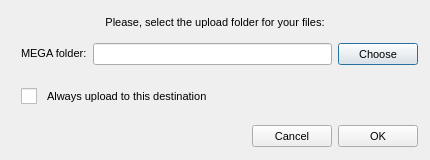
<?xml version="1.0" encoding="UTF-8"?>
<ui version="4.0">
 <class>UploadToMegaDialog</class>
 <widget class="QDialog" name="UploadToMegaDialog">
  <property name="geometry">
   <rect>
    <x>0</x>
    <y>0</y>
    <width>430</width>
    <height>160</height>
   </rect>
  </property>
  <property name="minimumSize">
   <size>
    <width>430</width>
    <height>160</height>
   </size>
  </property>
  <property name="maximumSize">
   <size>
    <width>430</width>
    <height>160</height>
   </size>
  </property>
  <property name="windowTitle">
   <string>Upload to MEGA</string>
  </property>
  <property name="styleSheet">
   <string notr="true">QWidget
{
font-size: 11px;
}

QCheckBox::indicator {
     width: 16px;
     height: 16px;
 }

QRadioButton::indicator {
     width: 16px;
     height: 16px;
 }

QScrollBar:horizontal {
height: 16px;
}

QPushButton
{
    min-height: 14px;
	height: 14px;
}

#cDefaultPath
{
    spacing: 10px;
}

#bChange
{
}
</string>
  </property>
  <layout class="QVBoxLayout" name="verticalLayout">
   <property name="leftMargin">
    <number>12</number>
   </property>
   <property name="topMargin">
    <number>5</number>
   </property>
   <property name="rightMargin">
    <number>12</number>
   </property>
   <property name="bottomMargin">
    <number>10</number>
   </property>
   <item>
    <widget class="QLabel" name="label">
     <property name="minimumSize">
      <size>
       <width>0</width>
       <height>24</height>
      </size>
     </property>
     <property name="maximumSize">
      <size>
       <width>16777215</width>
       <height>24</height>
      </size>
     </property>
     <property name="focusPolicy">
      <enum>Qt::StrongFocus</enum>
     </property>
     <property name="text">
      <string>Please, select the upload folder for your files:</string>
     </property>
     <property name="alignment">
      <set>Qt::AlignBottom|Qt::AlignHCenter</set>
     </property>
    </widget>
   </item>
   <item>
    <widget class="QWidget" name="widget" native="true">
     <layout class="QHBoxLayout" name="horizontalLayout">
      <property name="spacing">
       <number>6</number>
      </property>
      <property name="leftMargin">
       <number>9</number>
      </property>
      <property name="topMargin">
       <number>0</number>
      </property>
      <property name="rightMargin">
       <number>0</number>
      </property>
      <property name="bottomMargin">
       <number>9</number>
      </property>
      <item>
       <widget class="QLabel" name="label_2">
        <property name="focusPolicy">
         <enum>Qt::StrongFocus</enum>
        </property>
        <property name="text">
         <string>MEGA folder:</string>
        </property>
       </widget>
      </item>
      <item>
       <widget class="QLineEdit" name="eFolderPath">
        <property name="enabled">
         <bool>true</bool>
        </property>
        <property name="minimumSize">
         <size>
          <width>0</width>
          <height>0</height>
         </size>
        </property>
        <property name="alignment">
         <set>Qt::AlignLeading|Qt::AlignLeft|Qt::AlignVCenter</set>
        </property>
        <property name="readOnly">
         <bool>true</bool>
        </property>
       </widget>
      </item>
      <item>
       <widget class="QPushButton" name="bChange">
        <property name="minimumSize">
         <size>
          <width>0</width>
          <height>16</height>
         </size>
        </property>
        <property name="maximumSize">
         <size>
          <width>16777215</width>
          <height>16777215</height>
         </size>
        </property>
        <property name="text">
         <string>Choose</string>
        </property>
       </widget>
      </item>
     </layout>
    </widget>
   </item>
   <item>
    <widget class="QCheckBox" name="cDefaultPath">
     <property name="enabled">
      <bool>true</bool>
     </property>
     <property name="styleSheet">
      <string notr="true">margin-left: 9px;</string>
     </property>
     <property name="text">
      <string>Always upload to this destination</string>
     </property>
     <property name="checked">
      <bool>false</bool>
     </property>
    </widget>
   </item>
   <item>
    <widget class="QWidget" name="bLayout" native="true">
     <property name="maximumSize">
      <size>
       <width>16777215</width>
       <height>40</height>
      </size>
     </property>
     <layout class="QHBoxLayout" name="horizontalLayout_2">
      <property name="spacing">
       <number>6</number>
      </property>
      <property name="leftMargin">
       <number>0</number>
      </property>
      <property name="topMargin">
       <number>12</number>
      </property>
      <property name="rightMargin">
       <number>0</number>
      </property>
      <property name="bottomMargin">
       <number>0</number>
      </property>
      <item>
       <spacer name="horizontalSpacer">
        <property name="orientation">
         <enum>Qt::Horizontal</enum>
        </property>
        <property name="sizeHint" stdset="0">
         <size>
          <width>40</width>
          <height>20</height>
         </size>
        </property>
       </spacer>
      </item>
      <item>
       <widget class="QPushButton" name="bCancel">
        <property name="text">
         <string>Cancel</string>
        </property>
       </widget>
      </item>
      <item>
       <widget class="QPushButton" name="bOK">
        <property name="text">
         <string>OK</string>
        </property>
       </widget>
      </item>
     </layout>
    </widget>
   </item>
  </layout>
 </widget>
 <tabstops>
  <tabstop>label</tabstop>
  <tabstop>label_2</tabstop>
  <tabstop>eFolderPath</tabstop>
  <tabstop>bChange</tabstop>
  <tabstop>cDefaultPath</tabstop>
  <tabstop>bCancel</tabstop>
  <tabstop>bOK</tabstop>
 </tabstops>
 <resources/>
 <connections>
  <connection>
   <sender>bCancel</sender>
   <signal>clicked()</signal>
   <receiver>UploadToMegaDialog</receiver>
   <slot>reject()</slot>
   <hints>
    <hint type="sourcelabel">
     <x>383</x>
     <y>151</y>
    </hint>
    <hint type="destinationlabel">
     <x>214</x>
     <y>89</y>
    </hint>
   </hints>
  </connection>
 </connections>
</ui>
